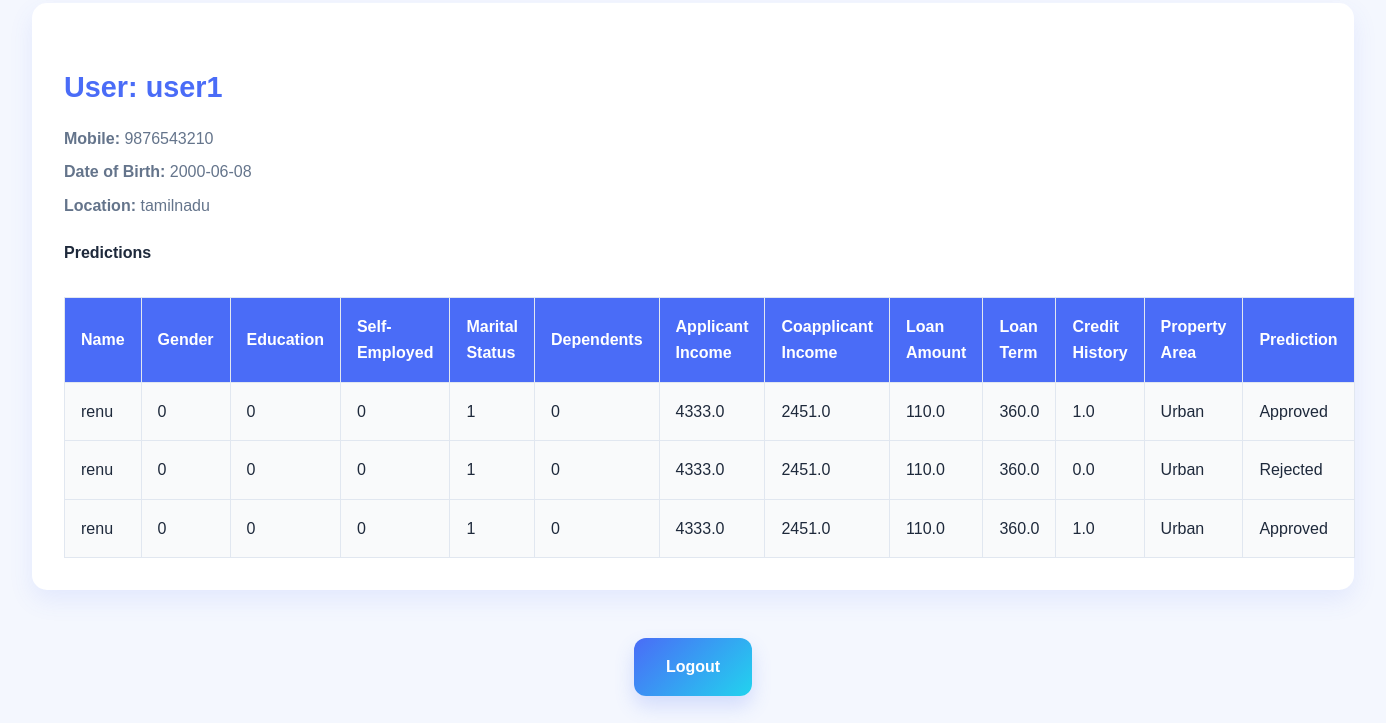
The page /dashboard (signed in, lower part) on the database as committed earlier.
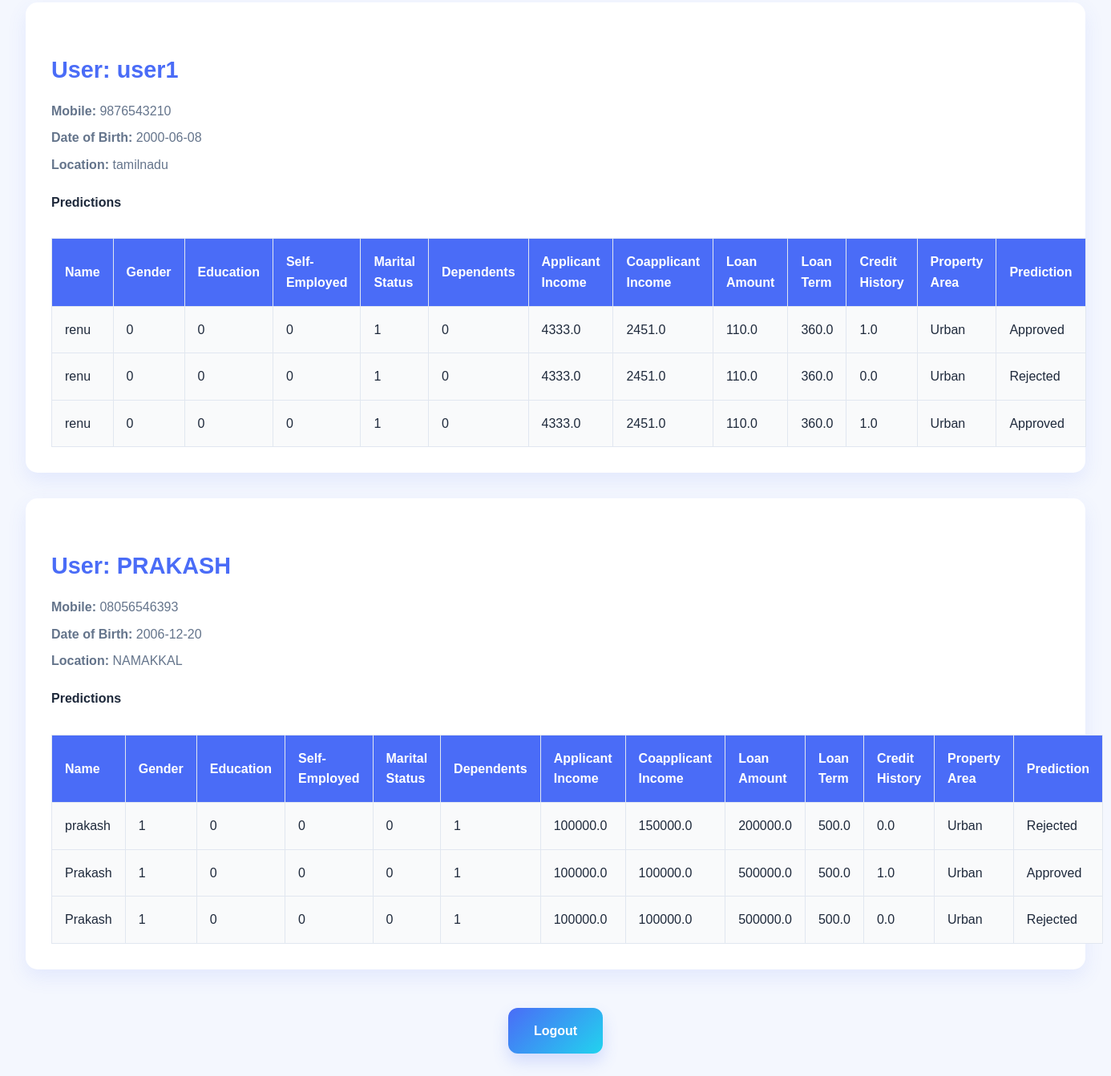
The same page on the database as committed later.
### tables this page shows
CREATE TABLE users (
                        id INTEGER PRIMARY KEY AUTOINCREMENT,
                        username TEXT NOT NULL UNIQUE,
                        password TEXT NOT NULL,
                        mobile TEXT,
                        dob TEXT,
                        location TEXT
                    );

CREATE TABLE predictions (
                        id INTEGER PRIMARY KEY AUTOINCREMENT,
                        user_id INTEGER,
                        name TEXT,
                        gender TEXT,
                        education TEXT,
                        self_employed TEXT,
                        marital_status TEXT,
                        dependents TEXT,
                        applicant_income REAL,
                        coapplicant_income REAL,
                        loan_amount REAL,
                        loan_term REAL,
                        credit_history REAL,
                        property_area TEXT,
                        result TEXT,
                        timestamp DATETIME DEFAULT CURRENT_TIMESTAMP,
                        FOREIGN KEY(user_id) REFERENCES users(id)
                    );

### app.py (the view)
@app.route('/dashboard')
def dashboard():
    if 'username' not in session:
        flash('Please log in to view your dashboard.', 'warning')
        return redirect(url_for('login'))
    username = session['username']
    conn = sqlite3.connect('users.db')
    cursor = conn.cursor()
    cursor.execute("SELECT id, username, mobile, dob, location FROM users")
    all_users_data = cursor.fetchall()
    if not all_users_data:
        flash('No users found!', 'danger')
        return redirect(url_for('login'))
    users_with_predictions = []
    for user in all_users_data:
        user_id, username, mobile, dob, location = user
        cursor.execute("SELECT name, gender, education, self_employed, marital_status, dependents, "
                       "applicant_income, coapplicant_income, loan_amount, loan_term, credit_history, "
                       "property_area, result, timestamp FROM predictions WHERE user_id = ?", (user_id,))
        predictions_data = cursor.fetchall()
        users_with_predictions.append({
            'user': user,
            'predictions': predictions_data
        })
    conn.close()
    return render_template('dashboard.html', users_with_predictions=users_with_predictions)

### template/dashboard.html (shortened to what this page needs)
<!DOCTYPE html>
<html lang="en">
<head>
</head>
<body>
    <div class="container">
        <div class="all-users">
            {% if users_with_predictions %}
                {% for user_data in users_with_predictions %}
                    <div class="user-info">
                        <h3>User: {{ user_data['user'][1] }}</h3>
                        <p><strong>Mobile:</strong> {{ user_data['user'][2] }}</p>
                        <p><strong>Date of Birth:</strong> {{ user_data['user'][3] }}</p>
                        <p><strong>Location:</strong> {{ user_data['user'][4] }}</p>
                        <h4>Predictions</h4>
                        {% if user_data['predictions'] %}
                            <table>
                                <thead>
                                    <tr>
                                        <th>Name</th>
                                        <th>Gender</th>
                                        <th>Education</th>
                                        <th>Self-Employed</th>
                                        <th>Marital Status</th>
                                        <th>Dependents</th>
                                        <th>Applicant Income</th>
                                        <th>Coapplicant Income</th>
                                        <th>Loan Amount</th>
                                        <th>Loan Term</th>
                                        <th>Credit History</th>
                                        <th>Property Area</th>
                                        <th>Prediction</th>
                                    </tr>
                                </thead>
                                <tbody>
                                    {% for prediction in user_data['predictions'] %}
                                        <tr>
                                            <td>{{ prediction[0] }}</td>
                                            <td>{{ prediction[1] }}</td>
                                            <td>{{ prediction[2] }}</td>
                                            <td>{{ prediction[3] }}</td>
                                            <td>{{ prediction[4] }}</td>
                                            <td>{{ prediction[5] }}</td>
                                            <td>{{ prediction[6] }}</td>
                                            <td>{{ prediction[7] }}</td>
                                            <td>{{ prediction[8] }}</td>
                                            <td>{{ prediction[9] }}</td>
                                            <td>{{ prediction[10] }}</td>
                                            <td>{{ prediction[11] }}</td>
                                            <td>{{ prediction[12] }}</td>
                                        </tr>
                                    {% endfor %}
                                </tbody>
                            </table>
                        {% else %}
                            <p>No predictions available for this user.</p>
                        {% endif %}
                    </div>
                {% endfor %}
            {% else %}
                <p>No users found.</p>
            {% endif %}
        </div>
        <div class="logout">
            <a href="{{ url_for('logout') }}" class="btn">Logout</a>
        </div>
    </div>
</body>
</html>

### template/dashboard.html (style rules this page uses)
body { font-family: 'Poppins', sans-serif; background: #f4f7fe; color: #1e293b; margin: 0; padding: 0; box-sizing: border-box; line-height: 1.6; }
.container { padding: 2rem; }
.all-users { margin-top: 3rem; }
.user-info { background: white; border-radius: 15px; padding: 2rem; box-shadow: 0 10px 25px rgba(74, 108, 247, 0.1); margin-bottom: 2rem; animation: fadeInUp 1s ease-out; }
.user-info h3 { color: #4a6cf7; font-size: 1.8rem; margin-bottom: 1rem; }
.user-info p { color: #64748b; margin: 0.5rem 0; }
table { width: 100%; border-collapse: collapse; margin-top: 2rem; animation: fadeInUp 1s ease-out; }
th { background: #4a6cf7; color: white; }
.logout { text-align: center; margin-top: 3rem; }
.btn { display: inline-block; padding: 1rem 2rem; background: linear-gradient(135deg, #4a6cf7 0%, #22d3ee 100%); color: white; text-decoration: none; border-radius: 12px; font-weight: 600; box-shadow: 0 10px 20px rgba(74, 108, 247, 0.2); transition: all 0.4s ease; }

Rows that differ between the two databases and show on the page:
added users: username "PRAKASH", mobile "08056546393", dob "2006-12-20", location "NAMAKKAL"
added predictions: name "prakash", gender "1", education "0", self_employed "0", marital_status "0", dependents "1", applicant_income "100000.0", coapplicant_income "150000.0", loan_amount "200000.0", loan_term "500.0", credit_history "0.0", property_area "Urban", result "Rejected", shown under "PRAKASH"
added predictions: name "Prakash", gender "1", education "0", self_employed "0", marital_status "0", dependents "1", applicant_income "100000.0", coapplicant_income "100000.0", loan_amount "500000.0", loan_term "500.0", credit_history "1.0", property_area "Urban", result "Approved", shown under "PRAKASH"
added predictions: name "Prakash", gender "1", education "0", self_employed "0", marital_status "0", dependents "1", applicant_income "100000.0", coapplicant_income "100000.0", loan_amount "500000.0", loan_term "500.0", credit_history "0.0", property_area "Urban", result "Rejected", shown under "PRAKASH"
Other text that changed with them:
new list line: "User: Mobile: Date of Birth: Location: Predictions Name Gender Education Self-Employed Marital Status Dependents Applicant Income Coapplicant Income Loan Amount Loan Term Credit History Property Area Prediction"
